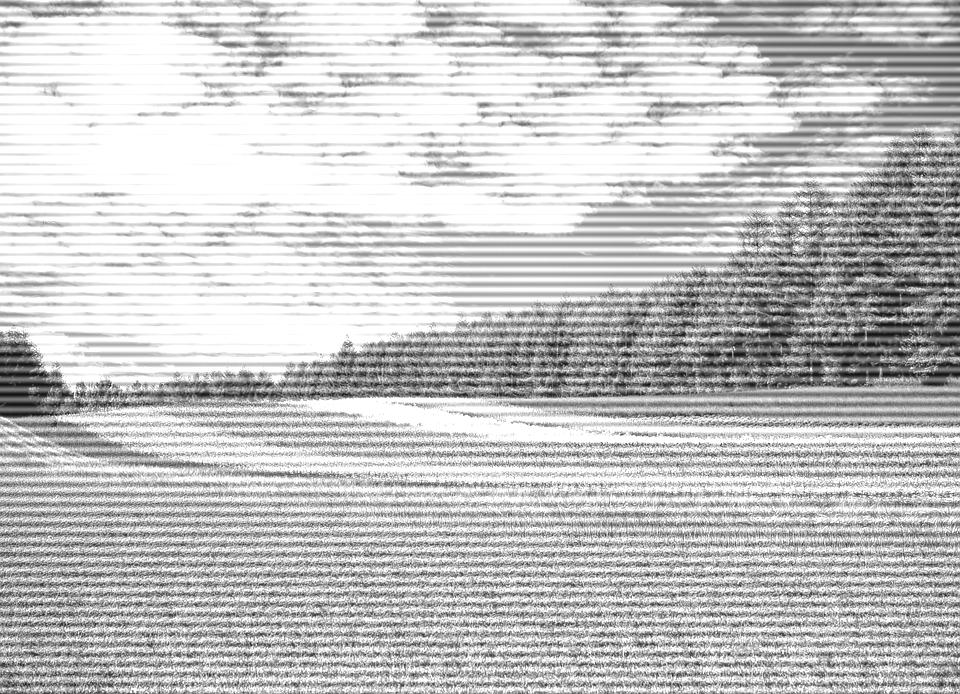
#> input picture Assignment4/Noisy_flower1_horizontal.jpg, 960 x 694 px, given in place of flower1.jpg, which was not available
$ python main1.py   (Python 2 division)
#> lines starting #> are read from the running program, lines starting #| are printed output that depends on the picture; pictures that were not available may be replaced by others from this repository, and a replacement may not be noted
import numpy as np
import cv2
import os

def notch_filter(rows, cols, r, filter_type="low-pass"):
    center_x, center_y = rows // 2, cols // 2
    filter = np.zeros((rows, cols), np.float32)

    for x in range(rows):
        for y in range(cols):
            distance = np.sqrt((x - center_x)**2 + (y - center_y)**2)
            if filter_type == "low-pass":
                if distance <= r:
                    filter[x, y] = 1
            elif filter_type == "high-pass":
                if distance > r:
                    filter[x, y] = 1

    return filter

images = ["flower1.jpg", "fruit.jpg"]
for each in images:
    img = cv2.imread(each, cv2.IMREAD_GRAYSCALE)
#> img is the input picture: shape (694, 960); min 4, max 255, mean 196

    # Discrete Fourier Transform
    dft = cv2.dft(np.float32(img), flags=cv2.DFT_COMPLEX_OUTPUT)
    dft_shifted = np.fft.fftshift(dft)

    # Get magnitude spectrum
    magnitude_spectrum = 20 * np.log(cv2.magnitude(dft_shifted[:, :, 0], dft_shifted[:, :, 1]))
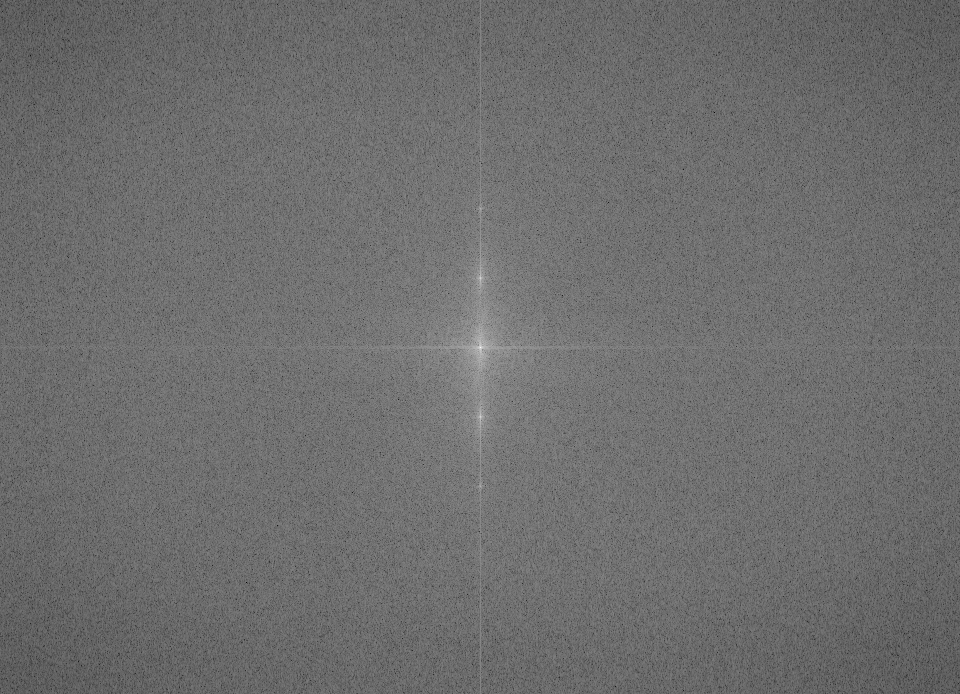
#> magnitude_spectrum: shape (694, 960) float32; min 48.07, max 373.8, mean 188.4; drawn with min black and max white

    # To visualize better, normalize the magnitude spectrum to range 0-255
    magnitude_spectrum_normalized = cv2.normalize(magnitude_spectrum, None, 0, 255, cv2.NORM_MINMAX)
    # Create the filter masks

    r_values = [10, 50, 100]
    for r in r_values:
        low_pass_filter = notch_filter(img.shape[0], img.shape[1], r, "low-pass")
        high_pass_filter = notch_filter(img.shape[0], img.shape[1], r, "high-pass")

        # Apply the filters
        low_pass = dft_shifted * low_pass_filter[:, :, np.newaxis]
        high_pass = dft_shifted * high_pass_filter[:, :, np.newaxis]

    # Inverse DFT for Low-Pass filtered image
        idft_low_pass = np.fft.ifftshift(low_pass)
        img_reconstructed_low = cv2.idft(idft_low_pass, flags=cv2.DFT_REAL_OUTPUT)
        img_reconstructed_low = cv2.normalize(img_reconstructed_low, None, 0, 255, cv2.NORM_MINMAX).astype(np.uint8)

        # Inverse DFT for High-Pass filtered image
        idft_high_pass = np.fft.ifftshift(high_pass)
        img_reconstructed_high = cv2.idft(idft_high_pass, flags=cv2.DFT_REAL_OUTPUT)
        img_reconstructed_high = cv2.normalize(img_reconstructed_high, None, 0, 255, cv2.NORM_MINMAX).astype(np.uint8)

        # Show the reconstructed images
        # cv2.imshow(f"Low-Pass Filtered r={r}", img_reconstructed_low)
        # cv2.imshow(f"High-Pass Filtered r={r}", img_reconstructed_high)

        output_folder = "./notch_filters"
        if not os.path.exists(output_folder):
            os.makedirs(output_folder)

        cv2.imwrite(os.path.join(output_folder, f"{each} low pass r = {r}.jpg"), img_reconstructed_low)
        cv2.imwrite(os.path.join(output_folder, f"{each} high pass r = {r}.jpg"), img_reconstructed_high)
#> this loop made 3 passes
#> pass 1, `img_reconstructed_low = cv2.idft(idft_low_pass, flags=cv2.DFT_REAL_OUT..`:
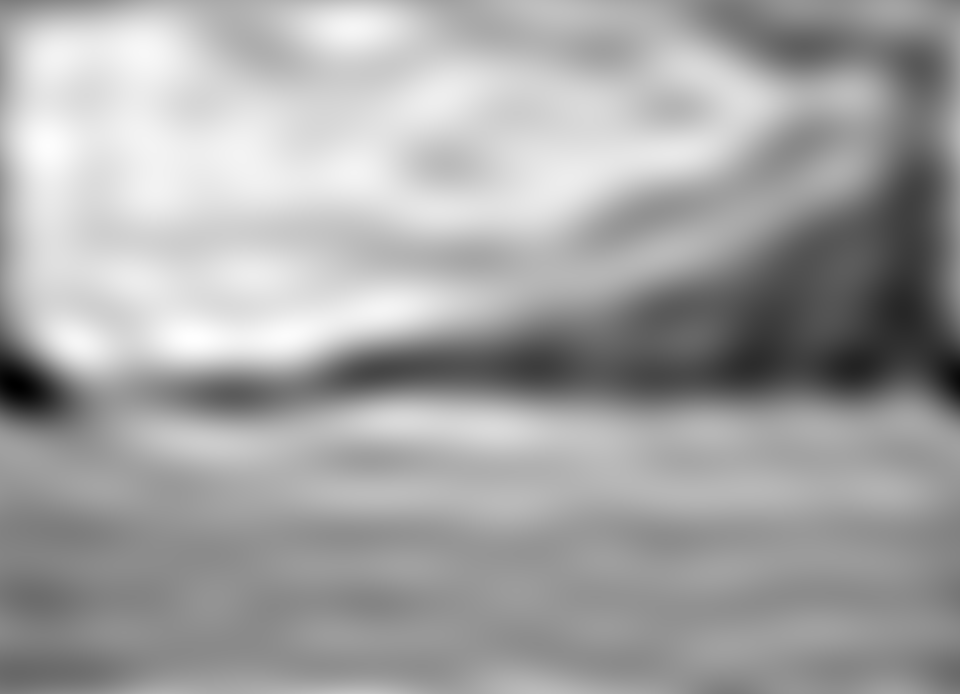
#> img_reconstructed_low: shape (694, 960) float32; min 43367912, max 178392416, mean 130613072; drawn with min black and max white
#> pass 1, `img_reconstructed_high = cv2.idft(idft_high_pass, flags=cv2.DFT_REAL_O..`:
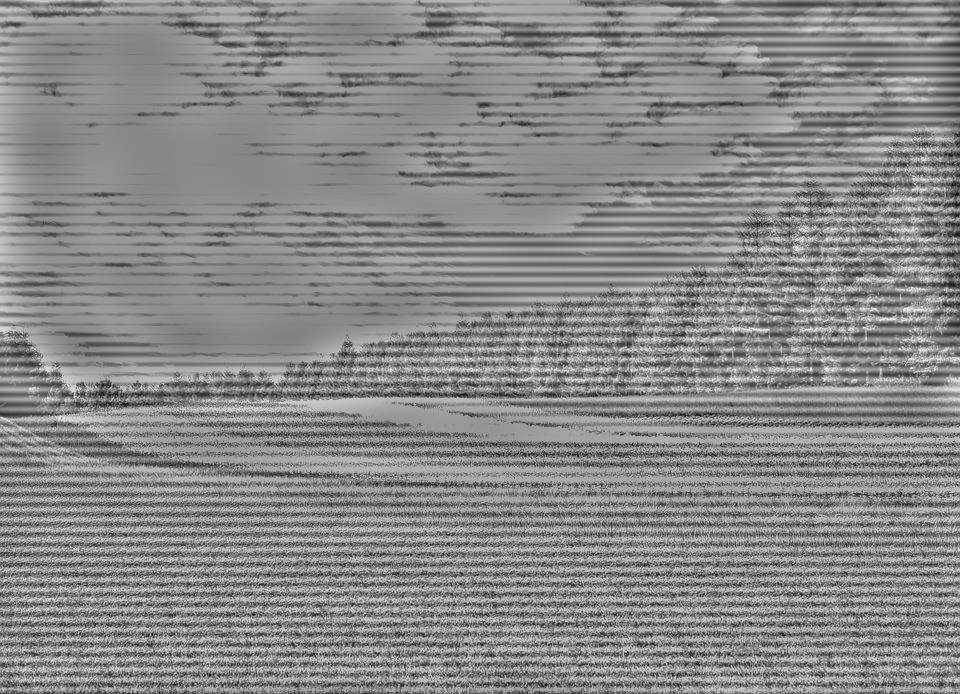
#> img_reconstructed_high: shape (694, 960) float32; min -120586000, max 103207344, mean -0.1; drawn with min black and max white
#> pass 2 of the loop `for each in images:`:
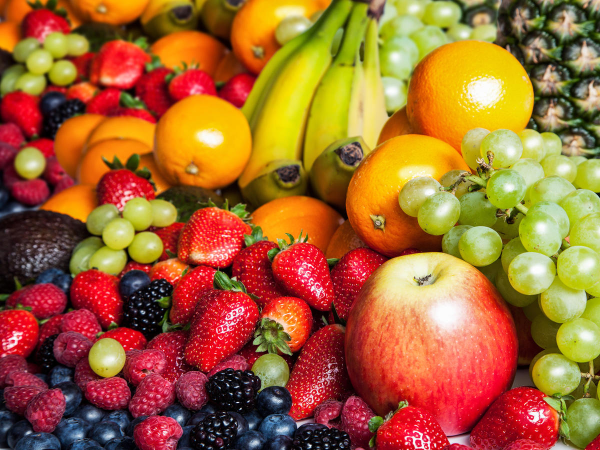
#> input picture Assignment4/fruit.jpg, 1200 x 900 px (shown at 1/2 size)
#> img: shape (900, 1200)
#> magnitude_spectrum: shape (900, 1200) float32
#> magnitude_spectrum_normalized: shape (900, 1200) float32
#> the loop `for r in r_values:` made 3 passes
#> pass 1, `img_reconstructed_low = cv2.idft(idft_low_pass, flags=cv2.DFT_REAL_OUT..`:
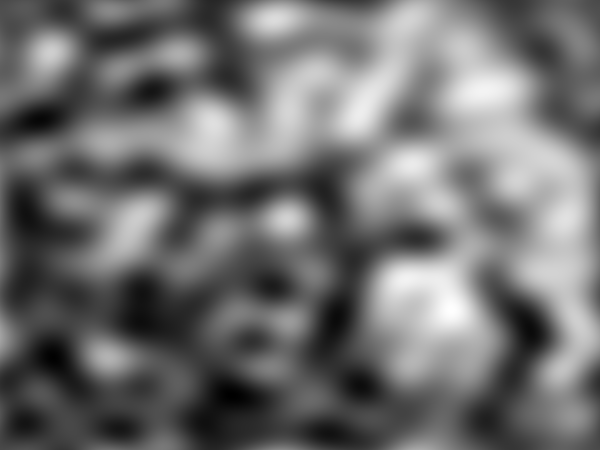
#> img_reconstructed_low: shape (900, 1200) float32 (shown at 1/2 size); min 4369028, max 272505312, mean 122781864; drawn with min black and max white
#> pass 1, `img_reconstructed_high = cv2.idft(idft_high_pass, flags=cv2.DFT_REAL_O..`:
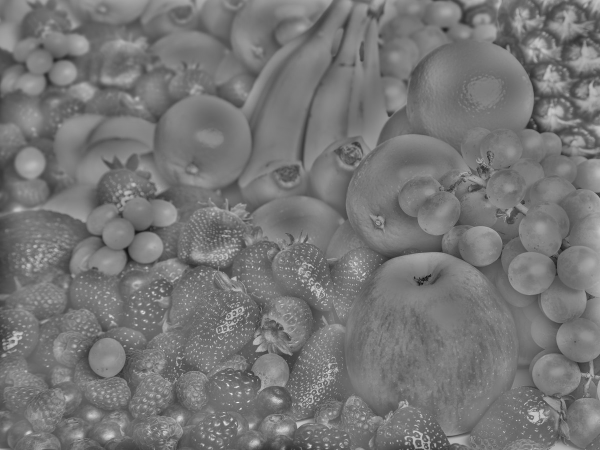
#> img_reconstructed_high: shape (900, 1200) float32 (shown at 1/2 size); min -228264992, max 264083440, mean 0.2; drawn with min black and max white

    # [4 lines of commented-out code are left out]
